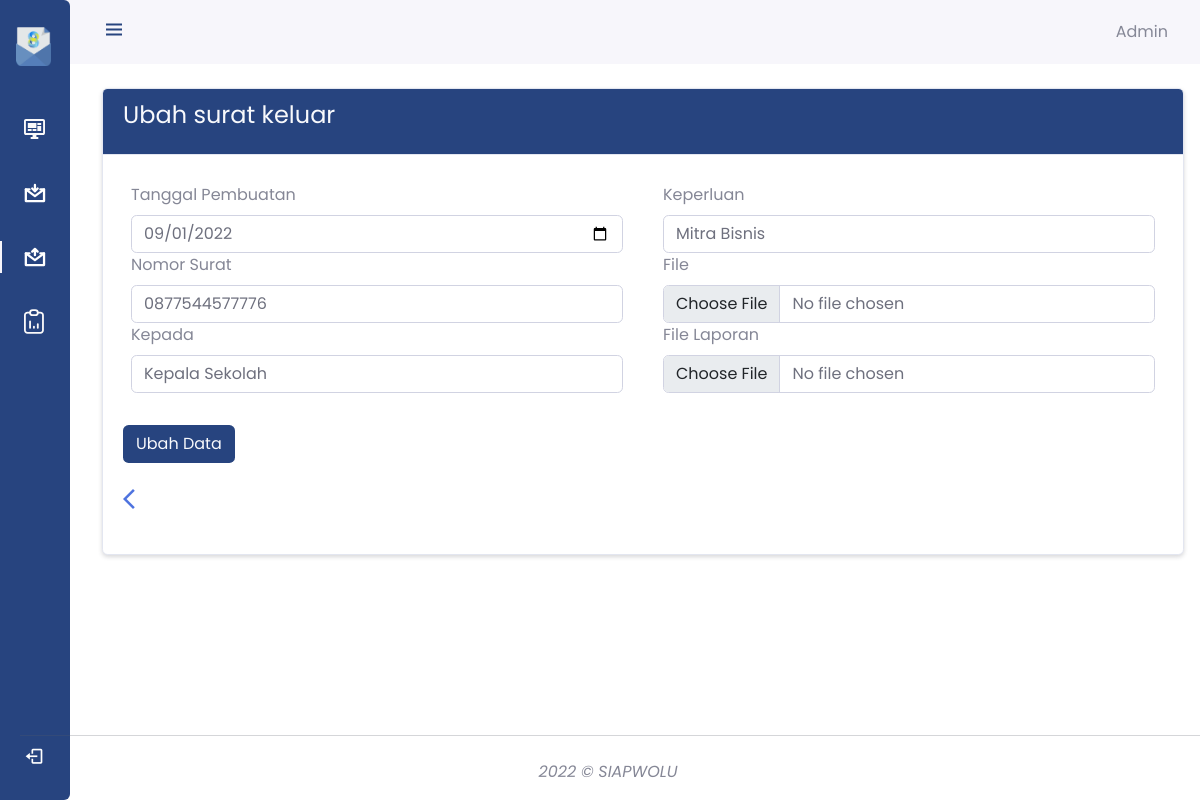
The page /admin/ubah_sk.php?id=14 (signed in) on the database its author committed.
### tables this page shows
CREATE TABLE `surat_keluar` (
  `id` int(11) NOT NULL,
  `tanggal` date NOT NULL,
  `nomor_surat` varchar(20) NOT NULL,
  `kepada` varchar(255) NOT NULL,
  `keperluan` varchar(255) NOT NULL,
  `file_surat` varchar(100) NOT NULL,
  `laporan` varchar(150) NOT NULL
);

### functions_sk.php (called while the page is built, shortened)
<?php
        $conn = mysqli_connect("localhost","root","","siapwolu");
        function query($query) {
            global $conn;
            $result = mysqli_query($conn,$query);
            $rows = [];
            while($row = mysqli_fetch_assoc($result)) {
                $rows[] = $row;
            }
            return $rows;
        }
?>

### admin/ubah_sk.php (the view, shortened to what this page needs)
<?php
    require '../functions_sk.php';
    $id = $_GET["id"];
    $srt = query("SELECT * FROM surat_keluar WHERE id = $id")[0];
?>
<!DOCTYPE html>
<html lang="en">
<head>
    <link href="https://cdn.jsdelivr.net/npm/bootstrap@5.2.2/dist/css/bootstrap.min.css" rel="stylesheet">
    <link rel="stylesheet" href="https://cdnjs.cloudflare.com/ajax/libs/jquery/3.2.1/jquery.min.js">
    <link rel="stylesheet" href="https://cdn.jsdelivr.net/npm/boxicons@latest/css/boxicons.min.css">
    <link rel="stylesheet" href="../styles/sidebar.css">
    <link rel="stylesheet" href="../styles/style.css">
    <link rel="stylesheet" href="../styles/admin.css">
    <link rel="stylesheet" href="https://cdn.jsdelivr.net/npm/bootstrap-icons@1.9.1/font/bootstrap-icons.css">
</head>
<body id="body-pd">
    <header class="header" id="header">
        <div class="header_toggle"> <i class='bx bx-menu' id="header-toggle"></i> </div>
        <div class="header_img"> <img src="" alt="">  </div>
    <span><?php echo $_SESSION['username'] ?></span>
    </header>
    <div class="l-navbar bg-primary min-width-100vw  rounded-end" id="nav-bar">
        <nav class="nav">
            <div>
                <a href="./index.php"  class="nav_logo px-3">
                    <img  src="../assets/img/new_logo.png" style="width: 35px;" alt="">
                </a>
                    <div class="nav_list">
                    <a href="./index.php" class="nav_link">
                        <img class="nav_icon" src="../assets/icon/dsh.svg" style="height: 20px;" alt="">
                    </a>
                    <a href="./surat_masuk.php" class="nav_link text-light">
                        <img class="nav_icon" src="../assets/icon/sm.svg" style="height: 20px;" alt="">
                    </a>
                    <a href="./surat_keluar.php" class="nav_link text-light active">
                        <img class="nav_icon" src="../assets/icon/sk.svg" style="height: 20px;" alt="">
                    </a>
                    <a href="../laporan.php" class="nav_link text-light">
                        <img class="nav_icon" src="../assets/icon/lpr.svg" style="height: 25px;" alt="">
                    </a>
                </div>
            </div> <a href="../logout.php" class="nav_link"> <i class='bx bx-log-out nav_icon'></i> <span class="nav_name">LogOut</span> </a>
        </nav>
    </div>
    <br>
    <div class="row">
        <div class="col-xl-12">
            <div class="card shadow-sm">
                <div class="card-header bg-primary text-light">
                    <h4 class="card-title">Ubah surat keluar</h4>
                </div>
                    <form class="card-body m-0" action="" method="post" enctype="multipart/form-data">
                        <div class="row">
                            <div class="col-6">
                                <ul class="m-2 p-0">
                                    <li>
                                        <label class="form-label" for="tanggal">Tanggal Pembuatan </label>
                                        <input class="form-control" type="date" name="tanggal" id="tanggal" required value="<?= $srt["tanggal"]; ?>">
                                    </li>
                                    <li>
                                        <label class="form-label" for="nomor_surat">Nomor Surat </label>
                                        <input class="form-control" type="text" name="nomor_surat" id="nomor_surat" required value="<?= $srt["nomor_surat"];  ?>">
                                    </li>
                                    <li>
                                        <label class="form-label" for="kepada">Kepada </label>
                                        <input class="form-control" type="text" name="kepada" id="kepada" required value="<?= $srt["kepada"]; ?>">
                                    </li>
                                </ul>
                            </div>
                            <div class="col-6">
                                <ul class="m-2 p-0">
                                    <li>
                                        <label class="form-label"  for="keperluan">Keperluan</label>
                                        <input class="form-control" type="text" name="keperluan" id="keperluan" required value="<?= $srt["keperluan"]; ?>">
                                    </li>
                                    <li>
                                        <label class="form-label" for="file_surat">File </label>
                                        <input class="form-control" type="file" name="file_surat" id="file_surat" value="<?= $srt["file_surat"];?>">
                                    </li>
                                    <li>
                                        <label class="form-label" for="laporan">File Laporan</label>
                                        <input class="form-control" type="file" name="laporan" id="laporan">
                                    </li>
                                </ul>
                            </div>
                                <ul>
                                    <li>
                                        <br>
                                    <button class="btn bg-primary text-light" type="submit" name="submit">Ubah Data</button>
                                    </li> <br>
                                    <a class="material-symbols-outlined text-decoration-none" href="./surat_keluar.php">arrow_back_ios</a>
                                </ul>
                            </div>
                    </form>
            </div>
        </div>
        <div class="row bottom-0 m-2  fixed-bottom">
            <hr class="border-dark border-opacity-100">
            <div class="d-flex justify-content-center align-items-center bg-ft col">
                <em class="text-muted text-center m-2 fs-6">2022    &#169;	SIAPWOLU</em>
            </div>
        </div>
    </div>
</body>
</html>

### styles/sidebar.css (style rules this page uses)
:root { --header-height: 3rem; --nav-width: 70px; --first-color: #27447f; --first-color-light: #ffffff; --white-color: #f7f6fb; --body-font: "Poppins", sans-serif; --normal-font-size: 1rem; --z-fixed: 100; }
body { position: relative; margin: var(--header-height) 0 0 0; padding: 0 1rem; font-family: var(--body-font); font-size: var(--normal-font-size); transition: 0.5s; }
a { text-decoration: none; }
.header { width: 100%; height: var(--header-height); position: fixed; top: 0; left: 0; display: flex; align-items: center; justify-content: space-between; padding: 0 1rem; background-color: var(--white-color); z-index: var(--z-fixed); transition: 0.5s; }
.header_toggle { color: var(--first-color); font-size: 1.5rem; cursor: pointer; }
.header_img { width: 35px; height: 35px; display: flex; justify-content: center; border-radius: 50%; overflow: hidden; }
.header_img img { width: 40px; }
.l-navbar { position: fixed; top: 0; left: -30%; width: var(--nav-width); height: 100vh; background-color: var(--first-color); padding: 0.5rem 1rem 0 0; transition: 0.5s; z-index: var(--z-fixed); }
.bg-primary { background-color: #27447f!important; }
.nav { height: 100%; display: flex; flex-direction: column; justify-content: space-between; overflow: hidden; }
.nav_logo, .nav_link { display: grid; grid-template-columns: max-content max-content; align-items: center; column-gap: 1rem; padding: 0.5rem 0 0.5rem 1.5rem; }
.nav_logo { margin-bottom: 2rem; }
.nav_link { position: relative; color: var(--first-color-light)!important; margin-bottom: 1.5rem; transition: 0.3s; }
.nav_icon { font-size: 1.25rem; }
.active { color: var(--white-color); }
.active::before { content: ""; position: absolute; left: 0; width: 2px; height: 32px; background-color: var(--white-color); }
@media screen and (min-width: 768px) { body { margin: calc(var(--header-height) + 1rem) 0 0 0; padding-left: calc(var(--nav-width) + 2rem); } }
@media screen and (min-width: 768px) { .header { height: calc(var(--header-height) + 1rem); padding: 0 2rem 0 calc(var(--nav-width) + 2rem); } }
@media screen and (min-width: 768px) { .header_img { width: 40px; height: 40px; } }
@media screen and (min-width: 768px) { .header_img img { width: 45px; } }
@media screen and (min-width: 768px) { .l-navbar { left: 0; padding: 1rem 1rem 0 0; } }
@media screen and (min-width: 768px) { .bg-primary { background-color: #27447f !important; } }

### styles/style.css (style rules this page uses)
:root { --font-style: "Poppins", sans-serif; --bg-primary: #27447F; }
.bg-primary { background-color: #27447F!important; }
a { text-decoration: none; }
ul { list-style-type: none; }
* { font-family: "Poppins", sans-serif; }

### rows shown on the page
surat_keluar: tanggal "09/01/2022", nomor_surat "0877544577776", kepada "Kepala Sekolah", keperluan "Mitra Bisnis"

### other values the page prints
$_SESSION['username'] "Admin"
